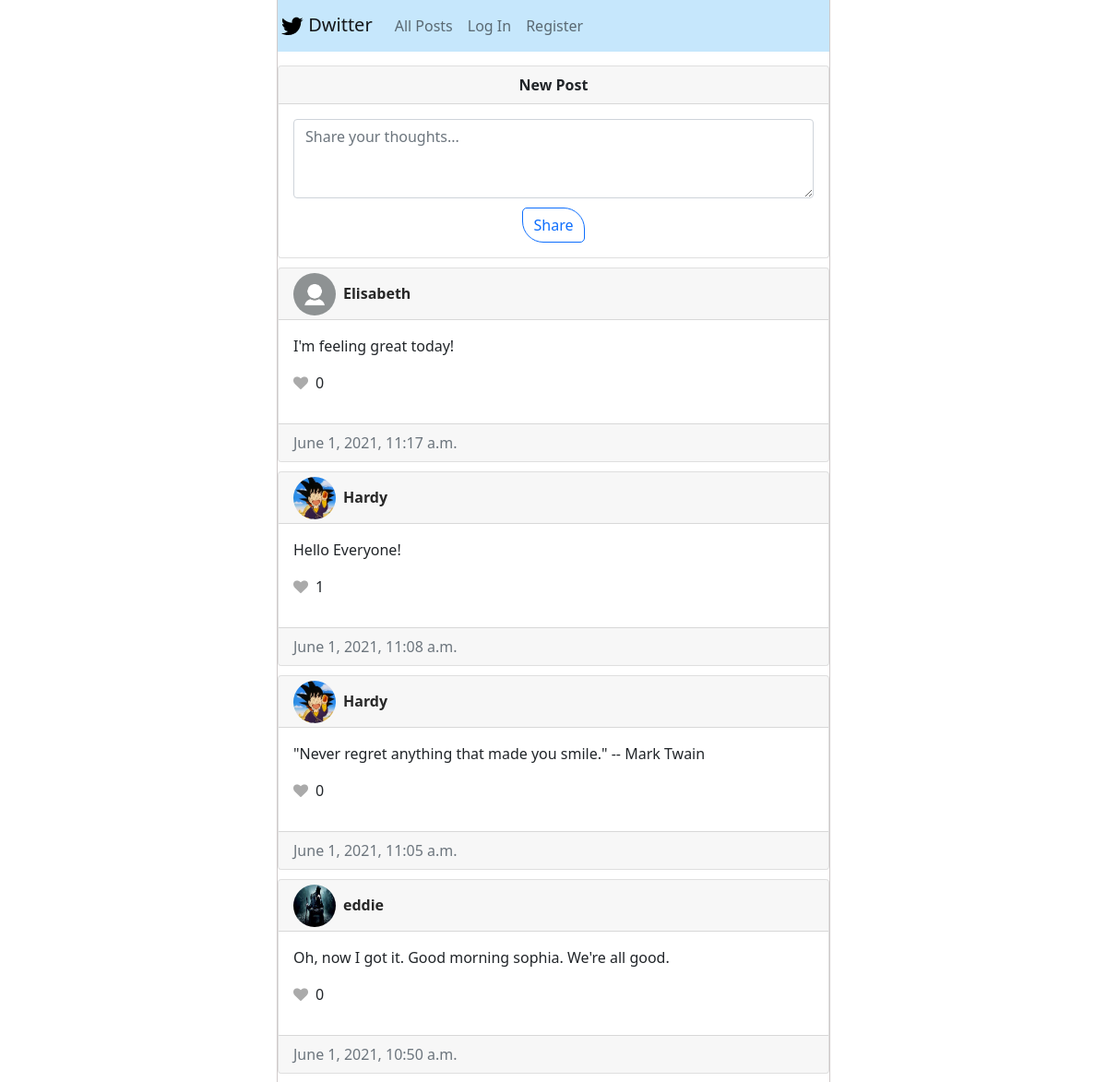
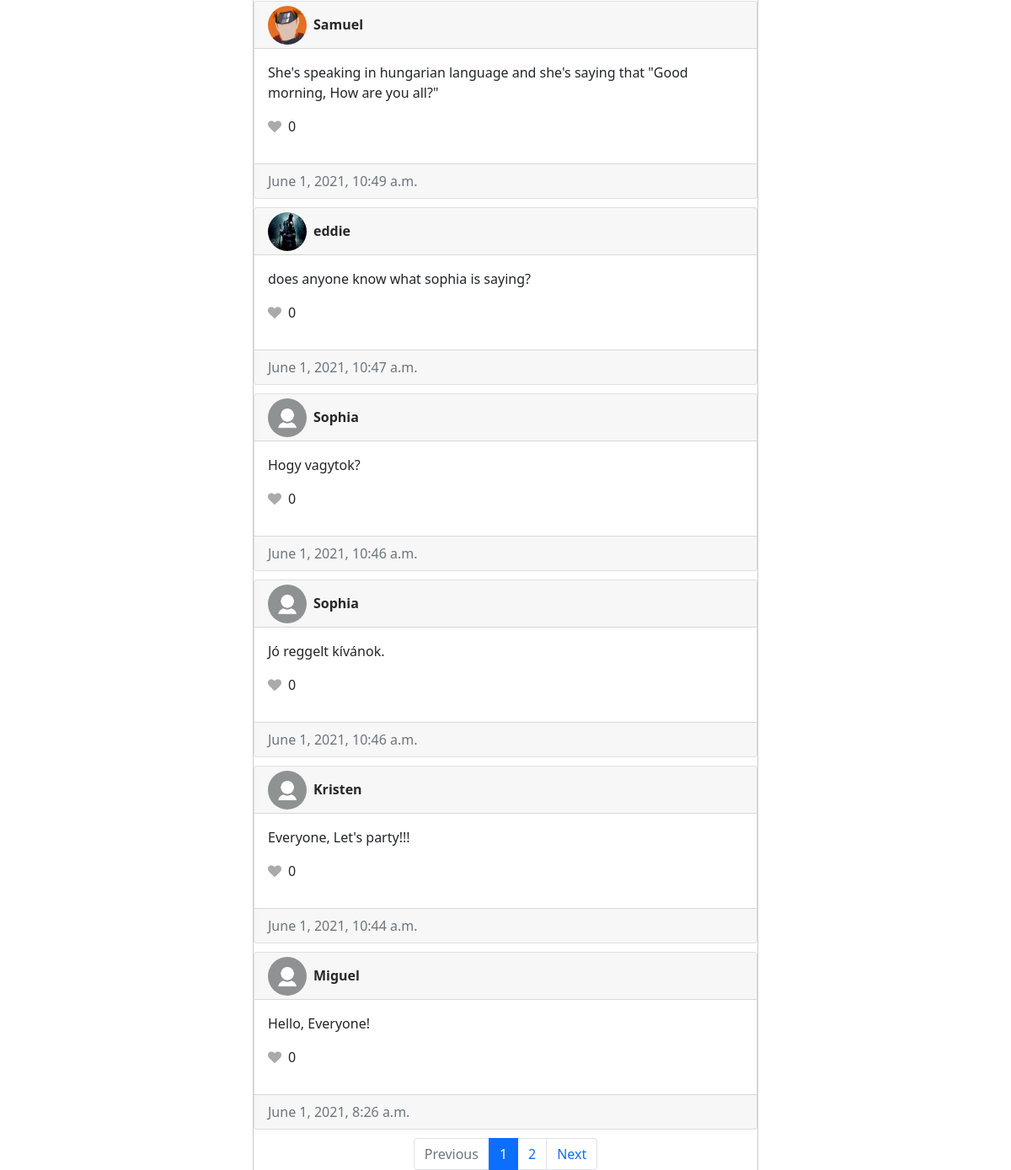
Before: / with the older database file (2 pictures, top to bottom).
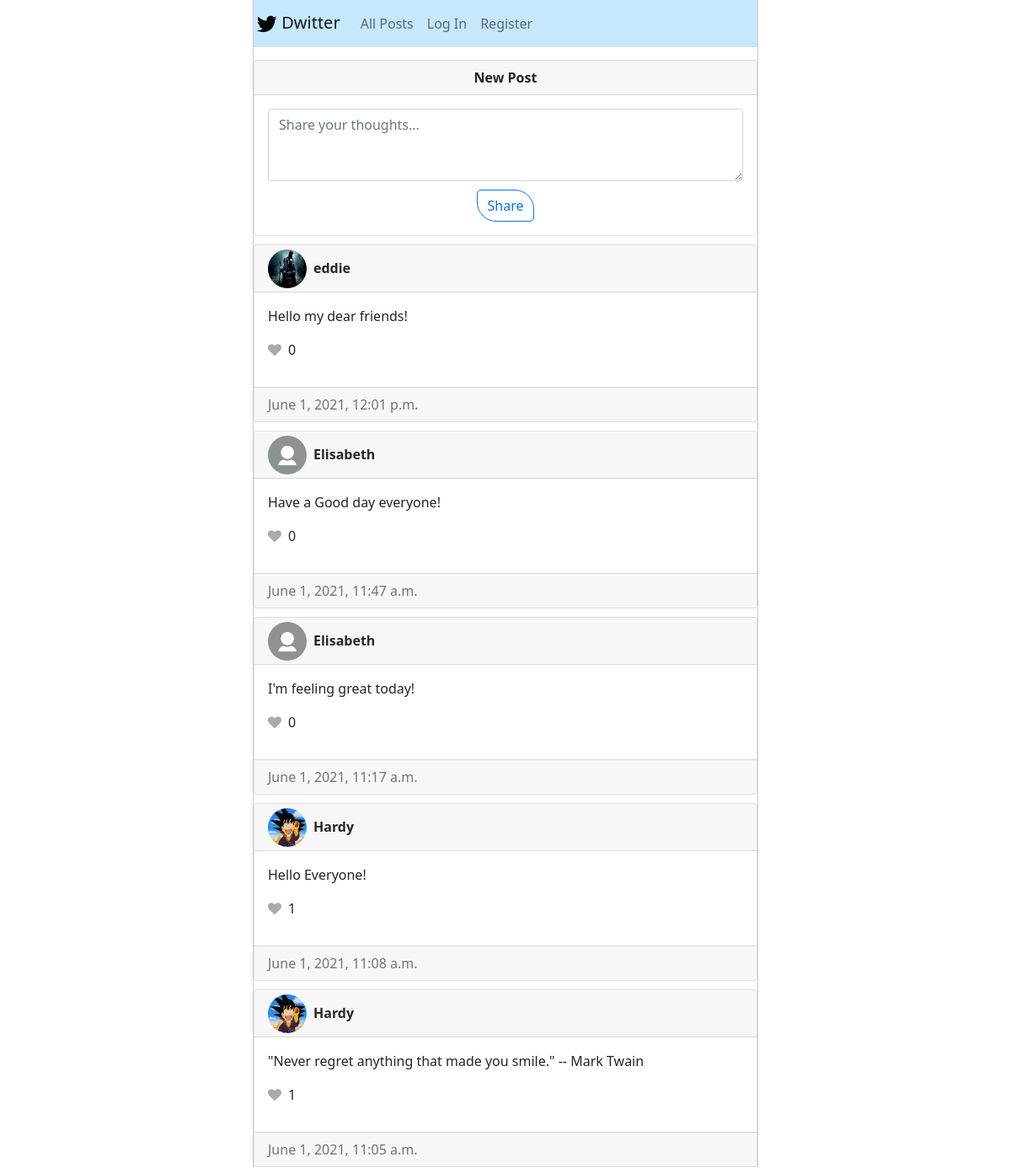
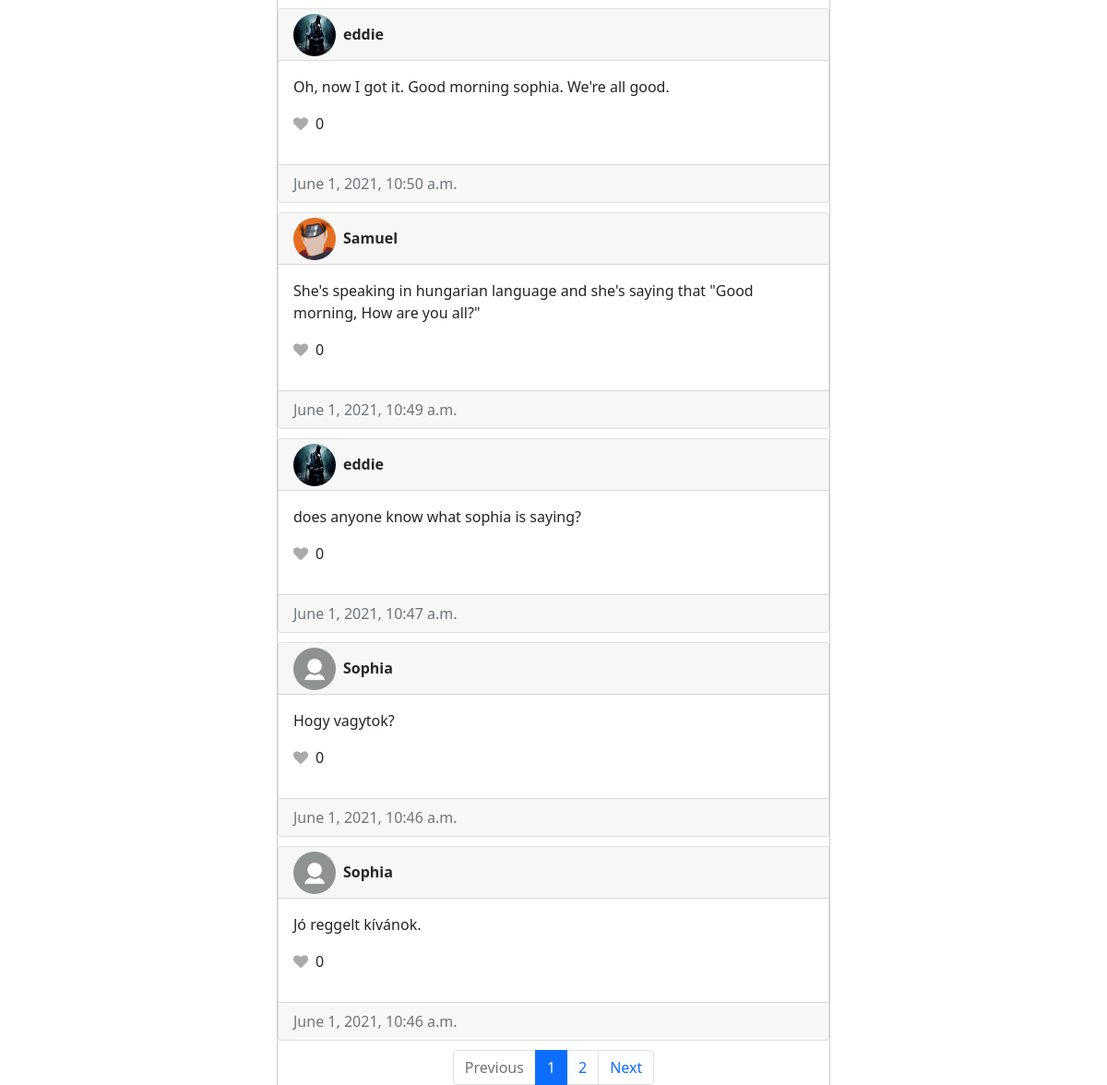
After: the same page with the newer database file (2 pictures, top to bottom).
### network/models.py (models this page shows, shortened)
class post(models.Model):
    posted_by = models.ForeignKey(
        User, on_delete=models.CASCADE, related_name="post_owner"
    )
    posted_on = models.DateTimeField(auto_now_add=True)
    description = models.TextField(null=False, default="")

class User(AbstractUser):
    pass

class Profile(models.Model):
    user = models.OneToOneField(
        User, on_delete=models.CASCADE, related_name="user_profile"
    )
    profile_pic = models.ImageField(default="default.jpg", upload_to="profile_pics")
    background_img = models.ImageField(
        default="Default_background.jpg", upload_to="bg_img"
    )
    bio = models.TextField(null=False, default="")

### network/views.py (the view)
# urls.py: path("", views.index, name="index"),
def index(request):
    all_posts = post.objects.order_by("posted_on").reverse()
    posts_liked_by_this_user = []
    if request.user.is_authenticated:
        posts_liked_by_this_user = [
            post.on_which_post.id for post in likes.objects.filter(who=request.user)
        ]
    posts_and_likes = []
    for p in all_posts:
        posts_and_likes.append((p, likes.objects.filter(on_which_post=p).count()))
    """Currently showing only 1 post per page but needs to be changed to 10"""
    paginator = Paginator(posts_and_likes, 10)
    page_number = request.GET.get("page", 1)
    page = paginator.get_page(page_number)
    if page.has_next():
        next_url = f"?page={page.next_page_number()}"
    else:
        next_url = ""
    if page.has_previous():
        prev_url = f"?page={page.previous_page_number()}"
    else:
        prev_url = ""
    return render(
        request,
        "network/index.html",
        {
            "page": page,
            "on_index_page": True,
            "next_page_url": next_url,
            "prev_page_url": prev_url,
            "my_liked_posts": posts_liked_by_this_user,
        },
    )

### network/templates/network/index.html (shortened to what this page needs)
{% extends "network/layout.html" %}
{% block body %}
{% if on_index_page %}
<div class="card text-center new-post" style="margin-top: 15px;">
    <div class="card-header"> <b>New Post</b></div>
    <div class="card-body">
        <form action="{% url 'share_post' %}" method="POST">
            <textarea name='description' autofocus class="form-control" id="exampleFormControlTextarea1" rows="3"
                placeholder="Share your thoughts..."></textarea>
            <button type="submit" style="border-radius: 5px 23px; margin-top: 10px;" class="btn btn-outline-primary">Share</button>
        </form>
    </div>
</div>
{% endif %}
<div class="all-posts">
    {% for post in page.object_list %}
    {% with u_name=post.0.posted_by.username %}
    <div class="card" style=" margin-top: 10px;">
        <div class="card-header" style="padding-top: 5px; padding-bottom:0">
            <a href='{{post.0.posted_by.pk}}' style="text-decoration: none; color: rgba(0, 0, 0, 0.844);">
                <div>
                    <img style="height: 46px; width: 46px; border-radius: 50%;float: left; margin:0 8px 0 0;"
                        src="{{post.0.posted_by.user_profile.profile_pic.url}}" alt="{{u_name}} profile pic">
                </div>
                <p style="padding-top:10px">
                    <strong>{{u_name}}</strong>
                </p>
            </a>
        </div>
        {% endwith %}
        <div class="card-body">
            <p id="post-{{post.0.pk}}">
                {{post.0.description}}
            </p>
            <div id="div" style="float: left; margin-right: 5px;">
                {% if post.0.pk in my_liked_posts %}
                <i id="i_{{post.0.pk}}" onclick="like_dislike(event)" style="color: #e23b3b;" data-post_no="{{post.0.pk}}"
                    data-liked="true"></i>
                {% else %}
                {% if request.user.is_authenticated %}
                <i id="i_{{post.0.pk}}" onclick="like_dislike(event)" style="color:#aaa;" data-post_no="{{post.0.pk}}"
                    data-liked="false"></i>
                {% else %}
                <i id="i_{{post.0.pk}}" onclick="go_to_login_page()" style="color:#aaa;" data-post_no="{{post.0.pk}}"
                    data-liked="false"></i>
                {% endif %}
                {% endif %}
                <p id="likes_count_of_{{post.0.pk}}" style="float: right; cursor: pointer; margin-left: 8px;">
                    {{post.1}}
                </p>
            </div>
        </div>
        <div class="card-footer text-muted">
            {{post.0.posted_on}}
        </div>
    </div>
    {% endfor %}
    {% if page.object_list %}
    <nav aria-label="Page navigation example" style="display: block; margin-top: 10px; margin-bottom: 10px;">
        {% else %}
        <nav aria-label="Page navigation example" style="display: none; margin-top: 10px; margin-bottom: 10px;">
            {% endif %}
            <ul class="pagination justify-content-center">
                <li class="page-item {% if not prev_page_url %} disabled {% endif %}">
                    <a class="page-link" href="{{prev_page_url}}" tabindex="-1" aria-disabled="true">Previous</a>
                </li>
                {% for page_num in page.paginator.page_range %}
                {% if page.number == page_num %}
                <li class="page-item active" aria-current="page">
                    <a class="page-link" href="?page={{page_num}}">{{page_num}} </a>
                </li>
                {%elif page_num > page.number|add:-3 and page_num < page.number|add:3 %} <li class="page-item">
                    <a class="page-link" href="?page={{page_num}}">
                        {{page_num}}
                    </a>
                    </li>
                    {% endif %}
                    {% endfor %}
                    <li class="page-item {% if not next_page_url %} disabled {% endif %}">
                        <a class="page-link" href="{{next_page_url}}">Next</a>
                    </li>
            </ul>
        </nav>
</div>
{% endblock %}

Changed rows visible on the page:
no longer on this page (row unchanged): post: posted_by.profile_pic (placeholder picture), username "Kristen", description "Everyone, Let's party!!!", post "0", posted_on "June 1, 2021, 10:44 a.m."
no longer on this page (row unchanged): post: posted_by.profile_pic (placeholder picture), username "Miguel", description "Hello, Everyone!", post "0", posted_on "June 1, 2021, 8:26 a.m."
added post: posted_by.profile_pic (picture), username "eddie", description "Hello my dear friends!", post "0", posted_on "June 1, 2021, 12:01 p.m."
added post: posted_by.profile_pic (placeholder picture), username "Elisabeth", description "Have a Good day everyone!", post "0", posted_on "June 1, 2021, 11:47 a.m."
computed for post "\"Never regret anything that made you smile.\" -- Mark Twain": post "0" → "1"
